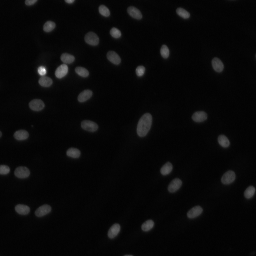
#> input picture data/00002/image.png, 256 x 256 px, found by its file name
$ jupyter execute weight_maps_analysis.ipynb
#> lines starting #> are read from the running program, lines starting #| are printed output that depends on the picture; after the words box and inside, x2 and y2 are one past the last pixel; in counts of white or black regions, pixels touching at a corner belong together
### src/weight_maps.py
"""
Módulo para la generación de mapas de peso y detección de bordes para la segmentación
de núcleos celulares.

Este módulo implementa funciones para:
1. Detectar bordes usando operaciones morfológicas
2. Generar mapas de peso basados en distancias a bordes y balance de clases
3. Visualizar los mapas generados
"""

import numpy as np
import matplotlib.pyplot as plt
from scipy import ndimage
from skimage import morphology, segmentation, feature
import cv2

def detect_edges(mask, kernel_size=3):
    """
    Detecta los bordes de los núcleos utilizando operaciones morfológicas.

    Args:
        mask: Numpy array de la máscara binaria (0=fondo, 255=núcleo)
        kernel_size: Tamaño del elemento estructural para operaciones morfológicas

    Returns:
        edges: Mapa binario de los bordes (1=borde, 0=no borde)
    """
    # Normalizar máscara a valores binarios 0 y 1
    mask_binary = mask.copy()
    if mask_binary.max() > 1:
        mask_binary = mask_binary / 255

    # Crear elemento estructural para operaciones morfológicas
    selem = morphology.disk(kernel_size // 2)

    # Aplicar erosión para reducir tamaño de los núcleos
    mask_eroded = morphology.erosion(mask_binary, selem)

    # Los bordes son la diferencia entre la máscara original y la erosionada
    edges = mask_binary - mask_eroded

    return edges

def detect_inner_edges(mask, kernel_size=3):
    """
    Detecta específicamente los bordes internos entre núcleos adyacentes.

    Args:
        mask: Numpy array de la máscara binaria (0=fondo, 255=núcleo)
        kernel_size: Tamaño del elemento estructural para operaciones morfológicas

    Returns:
        inner_edges: Mapa binario de los bordes internos (1=borde interno, 0=no borde)
    """
    # Normalizar máscara a valores binarios 0 y 1
    mask_binary = mask.copy()
    if mask_binary.max() > 1:
        mask_binary = mask_binary / 255

    # Detectar todos los bordes
    all_edges = detect_edges(mask_binary, kernel_size)

    # Aplicar dilatación para expandir núcleos
    selem = morphology.disk(kernel_size // 2)
    mask_dilated = morphology.dilation(mask_binary, selem)

    # Bordes externos (perímetro exterior de los núcleos)
    outer_edges = mask_dilated - mask_binary

    # Los bordes internos son los que no son bordes externos y están en todos los bordes
    inner_edges = all_edges * (1 - outer_edges)

    return inner_edges

def generate_weight_map(mask, w0=10, sigma=5):
    """
    Genera un mapa de pesos basado en la distancia a los bordes y balance de clases.

    Args:
        mask: Numpy array de la máscara binaria (0=fondo, 255=núcleo)
        w0: Peso base para los bordes
        sigma: Parámetro de decaimiento de la función de peso

    Returns:
        weight_map: Mapa de pesos para entrenamiento
    """
    # Normalizar máscara a valores binarios 0 y 1
    mask_binary = mask.copy()
    if mask_binary.max() > 1:
        mask_binary = mask_binary / 255

    # Detectar bordes, con enfoque en los bordes internos
    edges = detect_edges(mask_binary)
    inner_edges = detect_inner_edges(mask_binary)

    # Combinar bordes dando mayor peso a los internos
    combined_edges = edges + 2 * inner_edges
    combined_edges = np.clip(combined_edges, 0, 1)

    # Calcular mapa de distancia a los bordes
    if combined_edges.sum() > 0:  # Verificar que existan bordes
        dist_transform = ndimage.distance_transform_edt(1 - combined_edges)

        # Función de peso basada en distancia
        weight_map = w0 * np.exp(-(dist_transform**2) / (2 * (sigma**2)))
    else:
        # Si no hay bordes, usar un mapa plano
        weight_map = np.ones_like(mask_binary)

    # Añadir factor de balance de clases
    # Calculamos el ratio de fondo vs núcleos
    foreground_ratio = np.mean(mask_binary)
    background_ratio = 1 - foreground_ratio

    # Aplicar pesos por clase para contrarrestar el desbalance
    class_weight = np.ones_like(mask_binary)
    if foreground_ratio < background_ratio:
        # Si hay menos píxeles de núcleo, les damos más peso
        class_balance_factor = background_ratio / foreground_ratio
        class_weight[mask_binary > 0] = class_balance_factor

    # Combinar mapa de pesos por distancia con balance de clases
    final_weight_map = weight_map * class_weight

    # Normalizar para mantener un rango manejable
    final_weight_map = final_weight_map / final_weight_map.mean()

    return final_weight_map

def visualize_weight_map(image, mask, weight_map, show_edges=True):
    """
    Visualiza la imagen original, la máscara y el mapa de pesos.

    Args:
        image: Imagen original RGB
        mask: Máscara binaria de segmentación
        weight_map: Mapa de pesos generado
        show_edges: Si se deben visualizar los bordes detectados
    """
    # Normalizar máscara a valores binarios 0 y 1
    mask_binary = mask.copy()
    if mask_binary.max() > 1:
        mask_binary = mask_binary / 255

    # Crear figura con subplots
    fig, axes = plt.subplots(1, 4 if show_edges else 3, figsize=(18, 5))

    # Imagen original
    axes[0].imshow(image)
    axes[0].set_title('Imagen Original')
    axes[0].axis('off')

    # Máscara de segmentación
    axes[1].imshow(mask_binary, cmap='gray')
    axes[1].set_title('Máscara de Segmentación')
    axes[1].axis('off')

    # Mapa de pesos
    im = axes[2].imshow(weight_map, cmap='viridis')
    axes[2].set_title('Mapa de Pesos')
    axes[2].axis('off')
    plt.colorbar(im, ax=axes[2], fraction=0.046, pad=0.04)

    if show_edges:
        # Bordes detectados
        edges = detect_edges(mask_binary)
        inner_edges = detect_inner_edges(mask_binary)

        # Visualizar bordes sobre la imagen original
        overlay = image.copy()
        if len(overlay.shape) == 2:  # Si es imagen en escala de grises
            overlay = cv2.cvtColor(overlay, cv2.COLOR_GRAY2RGB)

        # Normalizar a [0, 1] si es necesario
        if overlay.max() > 1:
            overlay = overlay / 255.0

        # Pintar bordes en la imagen
        overlay[edges == 1, 0] = 1.0  # Rojo para todos los bordes
        overlay[edges == 1, 1:] = 0.0

        overlay[inner_edges == 1, 0] = 1.0  # Amarillo para bordes internos
        overlay[inner_edges == 1, 1] = 1.0
        overlay[inner_edges == 1, 2] = 0.0

        axes[3].imshow(overlay)
        axes[3].set_title('Bordes Detectados')
        axes[3].axis('off')

    plt.tight_layout()
    plt.show()

    return fig

### notebooks/weight_maps_analysis.ipynb
# Análisis de Mapas de Peso y Bordes para Segmentación de Núcleos

Este notebook implementa y analiza:
1. Detección de bordes usando operaciones morfológicas
2. Generación de mapas de peso para enfatizar bordes y compensar desbalance de clases
3. Visualización de resultados en muestras del dataset

[cell 1]
import os
import sys
import numpy as np
import matplotlib.pyplot as plt
from skimage import io, morphology, segmentation
import cv2
from tqdm.notebook import tqdm

# Añadir directorio raíz al path para importar módulos propios
sys.path.append('..')
from src.weight_maps import (
    detect_edges,
    detect_inner_edges,
    generate_weight_map,
    visualize_weight_map
)

## 1. Carga de Datos

Primero, vamos a cargar algunas imágenes y máscaras para analizar.

[cell 2]
# Directorio raíz del dataset
data_dir = '../data'

# Función para cargar imagen y máscara por ID
def load_sample(sample_id):
    """Carga una imagen y su máscara correspondiente."""
#> called with sample_id = 1
    # Construir rutas
    id_str = str(sample_id).zfill(5)
    img_path = os.path.join(data_dir, id_str, 'image.png')
    mask_path = os.path.join(data_dir, id_str, 'mask.png')

    # Verificar si las rutas existen
    if not os.path.exists(img_path) or not os.path.exists(mask_path):
        print(f"La imagen o máscara para ID {sample_id} no existe")
        return None, None

    # Cargar imagen y máscara
    image = io.imread(img_path)
#> image is the input picture: shape (256, 256, 3); min 1, max 255, mean 9
    mask = io.imread(mask_path)
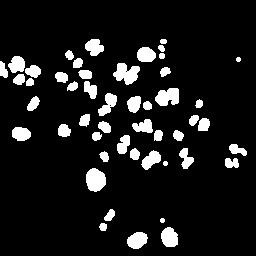
#> input picture data/00008/mask.png, 256 x 256 px, found by its file name
#> mask: shape (256, 256); 10% white; 49 white regions, largest, box (x1, y1, x2, y2) and area: (86, 168, 106, 192) 371, (113, 63, 140, 85) 369, (155, 88, 179, 106) 332

    return image, mask

# Cargar algunas muestras para análisis
# Elegimos algunos IDs de imágenes con núcleos que se tocan (basado en análisis exploratorio)
sample_ids = [1, 2, 3, 4]  # Podemos ajustar estos IDs según imágenes interesantes

samples = []
for sample_id in sample_ids:
    img, mask = load_sample(sample_id)
    if img is not None and mask is not None:
        samples.append((sample_id, img, mask))

print(f"Se cargaron {len(samples)} muestras")

## 2. Análisis del Desbalance de Clases

Verificamos el desbalance entre píxeles de fondo y núcleo en nuestras muestras.

[cell 3]
# Calcular estadísticas de desbalance para cada muestra
for sample_id, img, mask in samples:
    # Normalizar máscara
    mask_binary = mask.copy()
    if mask_binary.max() > 1:
        mask_binary = mask_binary / 255

    # Calcular porcentajes
    foreground_ratio = np.mean(mask_binary)
    foreground_percent = foreground_ratio * 100
    background_percent = (1 - foreground_ratio) * 100

    print(f"Muestra {sample_id}:")
    print(f"  - Píxeles de núcleo: {foreground_percent:.2f}%")
    print(f"  - Píxeles de fondo:  {background_percent:.2f}%")
    print(f"  - Ratio núcleo/fondo: 1:{background_percent/foreground_percent:.2f}")

## 3. Detección de Bordes

Detectamos y visualizamos bordes en las máscaras, prestando especial atención a los bordes entre núcleos.

[cell 4]
# Analizar y visualizar bordes para cada muestra
for sample_id, img, mask in samples:
    # Normalizar máscara
    mask_binary = mask.copy()
    if mask_binary.max() > 1:
        mask_binary = mask_binary / 255

    # Detectar todos los bordes y bordes internos
    edges = detect_edges(mask_binary)
    inner_edges = detect_inner_edges(mask_binary)

    # Calcular estadísticas de bordes
    total_edge_pixels = edges.sum()
    inner_edge_pixels = inner_edges.sum()
    inner_edge_ratio = inner_edge_pixels / total_edge_pixels if total_edge_pixels > 0 else 0

    print(f"Muestra {sample_id}:")
    print(f"  - Total píxeles de borde: {total_edge_pixels}")
    print(f"  - Píxeles de borde interno: {inner_edge_pixels} ({inner_edge_ratio*100:.2f}% del total)")

    # Visualizar
    fig, axes = plt.subplots(1, 3, figsize=(15, 5))

    # Imagen original con máscara superpuesta
    axes[0].imshow(img)
    mask_overlay = np.zeros_like(img, dtype=np.float32)
    if len(mask_overlay.shape) == 3:  # RGB
        mask_overlay[:, :, 1] = mask_binary * 0.5  # Verde semitransparente
    axes[0].imshow(mask_overlay, alpha=0.5)
    axes[0].set_title(f'Muestra {sample_id}')
    axes[0].axis('off')

    # Todos los bordes
    axes[1].imshow(img if len(img.shape) == 3 else np.stack([img]*3, axis=2))
    edges_overlay = np.zeros_like(img, dtype=np.float32)
    if len(edges_overlay.shape) == 3:  # RGB
        edges_overlay[:, :, 0] = edges  # Rojo para bordes
    axes[1].imshow(edges_overlay, alpha=0.7)
    axes[1].set_title('Todos los Bordes')
    axes[1].axis('off')

    # Bordes internos
    axes[2].imshow(img if len(img.shape) == 3 else np.stack([img]*3, axis=2))
    inner_overlay = np.zeros_like(img, dtype=np.float32)
    if len(inner_overlay.shape) == 3:  # RGB
        inner_overlay[:, :, 0] = inner_edges  # Rojo para bordes internos
        inner_overlay[:, :, 1] = inner_edges  # Verde para bordes internos = amarillo
    axes[2].imshow(inner_overlay, alpha=0.7)
    axes[2].set_title('Bordes Internos')
    axes[2].axis('off')

    plt.tight_layout()
    plt.show()
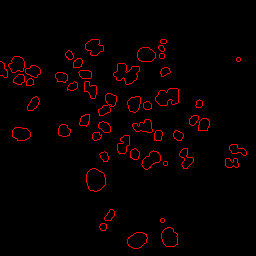
#> edges_overlay: shape (256, 256, 3) float32; mean R, G, B 0.0275, 0, 0
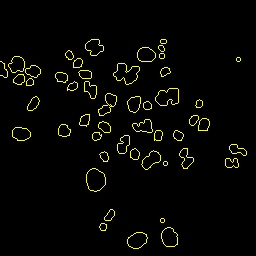
#> inner_overlay: shape (256, 256, 3) float32; mean R, G, B 0.0275, 0.0275, 0
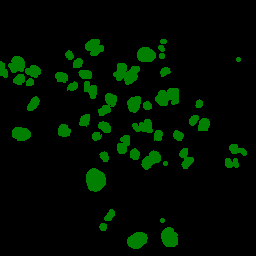
#> mask_overlay: shape (256, 256, 3) float32; mean R, G, B 0, 0.0498, 0

## 4. Generación de Mapas de Peso

Creamos mapas de peso para cada muestra y visualizamos cómo enfatizan los bordes y compensan el desbalance.

[cell 5]
# Generar y visualizar mapas de peso para cada muestra
for sample_id, img, mask in samples:
    # Generar mapa de peso
    weight_map = generate_weight_map(mask, w0=10, sigma=5)

    # Estadísticas del mapa de peso
    print(f"Muestra {sample_id}:")
    print(f"  - Valor mínimo del mapa: {weight_map.min():.4f}")
    print(f"  - Valor máximo del mapa: {weight_map.max():.4f}")
    print(f"  - Valor medio del mapa: {weight_map.mean():.4f}")

    # Visualizar usando nuestra función
    _ = visualize_weight_map(img, mask, weight_map, show_edges=True)
#> this loop made 4 passes
#> pass 1, in generate_weight_map, `dist_transform = ndimage.distance_transform_edt(1 - combined_edges)`:
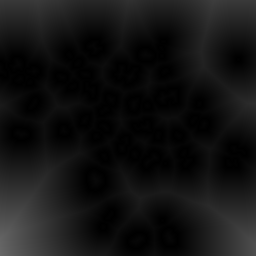
#> dist_transform: shape (256, 256) float64; min 0, max 102.9, mean 19.3
#> pass 1, in visualize_weight_map, `plt.show()`:
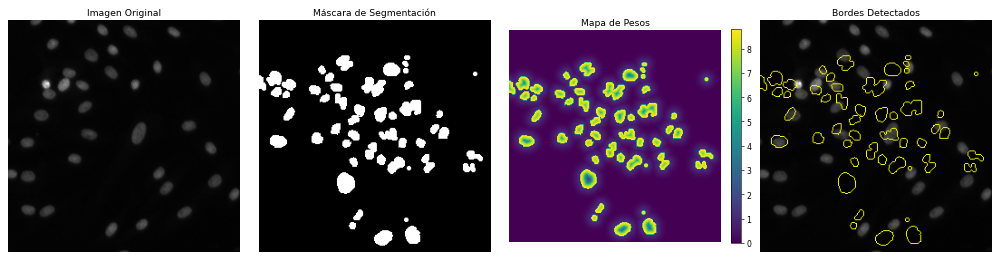
#> figure drawn by matplotlib, 5 panels
#> after the loop:
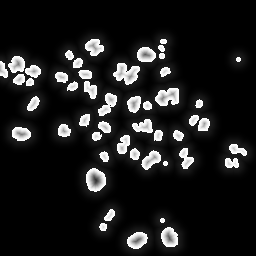
#> weight_map: shape (256, 256) float64; min 1.12e-92, max 8.79, mean 1; drawn with min black and max white

## 5. Análisis de Efectividad del Mapa de Pesos

Analizamos cómo los mapas de peso enfatizan las regiones críticas (bordes internos) y compensan el desbalance.

[cell 6]
# Analizar la eficacia del mapa de peso para cada muestra
for sample_id, img, mask in samples:
    # Normalizar máscara
    mask_binary = mask.copy()
    if mask_binary.max() > 1:
        mask_binary = mask_binary / 255

    # Detectar bordes internos
    inner_edges = detect_inner_edges(mask_binary)

    # Generar mapa de peso
    weight_map = generate_weight_map(mask, w0=10, sigma=5)

    # Calcular peso medio en diferentes regiones
    foreground_mean = weight_map[mask_binary > 0].mean() if (mask_binary > 0).sum() > 0 else 0
    background_mean = weight_map[mask_binary == 0].mean() if (mask_binary == 0).sum() > 0 else 0
    edge_mean = weight_map[inner_edges > 0].mean() if (inner_edges > 0).sum() > 0 else 0

    print(f"Muestra {sample_id}:")
    print(f"  - Peso medio en núcleos: {foreground_mean:.4f}")
    print(f"  - Peso medio en fondo: {background_mean:.4f}")
    print(f"  - Peso medio en bordes internos: {edge_mean:.4f}")
    print(f"  - Relación peso bordes/fondo: {edge_mean/background_mean:.2f}x")
    print(f"  - Relación peso núcleos/fondo: {foreground_mean/background_mean:.2f}x")

    # Visualización de histograma de valores de peso
    plt.figure(figsize=(10, 6))

    # Histograma para cada región
    if (mask_binary > 0).sum() > 0:
        plt.hist(weight_map[mask_binary > 0].flatten(), bins=50, alpha=0.5, label='Núcleos')
    if (mask_binary == 0).sum() > 0:
        plt.hist(weight_map[mask_binary == 0].flatten(), bins=50, alpha=0.5, label='Fondo')
    if (inner_edges > 0).sum() > 0:
        plt.hist(weight_map[inner_edges > 0].flatten(), bins=50, alpha=0.5, label='Bordes internos')

    plt.title(f'Distribución de valores de peso - Muestra {sample_id}')
    plt.xlabel('Valor de peso')
    plt.ylabel('Frecuencia')
    plt.legend()
    plt.grid(alpha=0.3)
    plt.show()
#> this loop made 4 passes
#> pass 1, `plt.show()`:
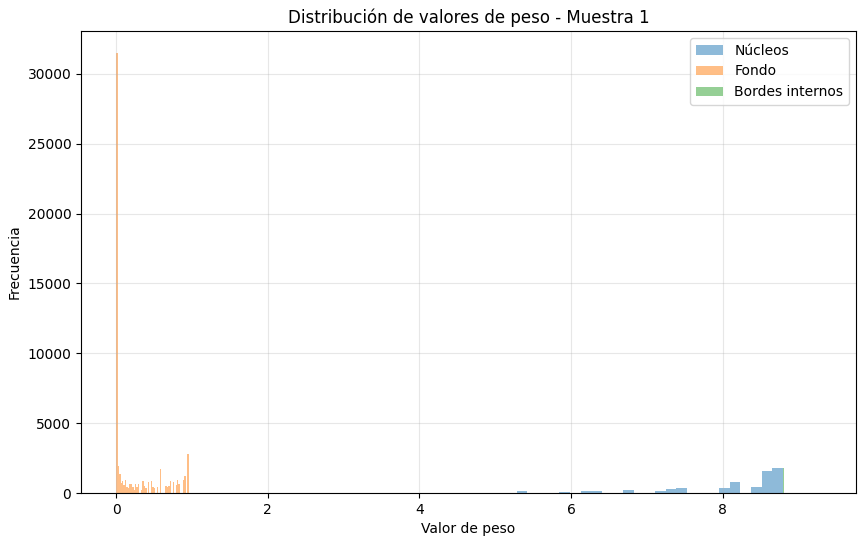
#> figure drawn by matplotlib, 1 panel; tallest bar 1804 high, from x = 8.65 to 8.79; tallest bar 31486 high, from x = 0 to 0.0191; tallest bar 1804 high, from x = 8.79 to 8.81

## 6. Ajuste de Parámetros para Mapas de Peso

Experimentamos con diferentes valores de parámetros para optimizar los mapas de peso.

[cell 7]
# Probar diferentes parámetros w0 y sigma
# Tomamos una muestra para experimentar
if len(samples) > 0:
    sample_id, img, mask = samples[0]  # Usamos la primera muestra

    # Valores de parámetros a probar
    w0_values = [5, 10, 20]
    sigma_values = [3, 5, 10]

    # Crear grid de visualización
    fig, axes = plt.subplots(len(w0_values), len(sigma_values), figsize=(15, 12))

    for i, w0 in enumerate(w0_values):
        for j, sigma in enumerate(sigma_values):
            # Generar mapa de peso con estos parámetros
            weight_map = generate_weight_map(mask, w0=w0, sigma=sigma)

            # Visualizar
            im = axes[i, j].imshow(weight_map, cmap='viridis')
            axes[i, j].set_title(f'w0={w0}, sigma={sigma}')
            axes[i, j].axis('off')
            plt.colorbar(im, ax=axes[i, j], fraction=0.046, pad=0.04)
#> this loop made 3 passes
#> pass 1, in generate_weight_map (call 9), `weight_map = w0 * np.exp(-(dist_transform**2) / (2 * (sigma**2)))`:
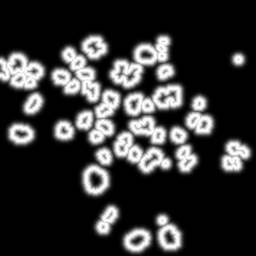
#> weight_map: shape (256, 256) float64; min 2.04e-255, max 5, mean 1; drawn with min black and max white

    plt.suptitle(f'Efecto de parámetros w0 y sigma en el mapa de peso - Muestra {sample_id}')
    plt.tight_layout()
    plt.show()
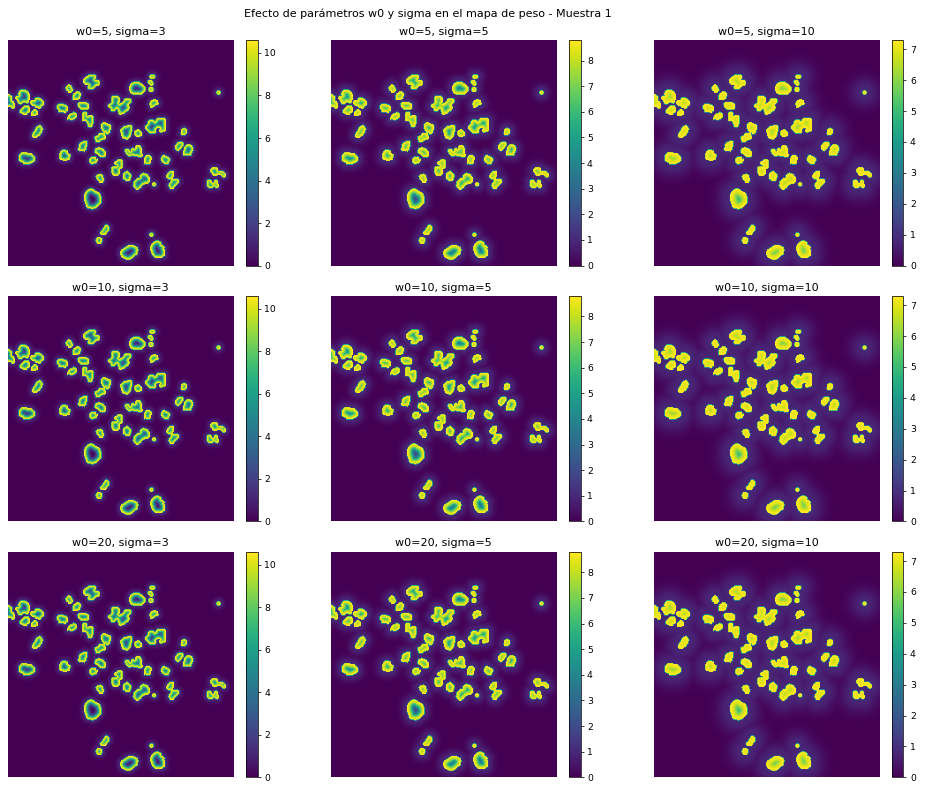
#> figure drawn by matplotlib, 18 panels
